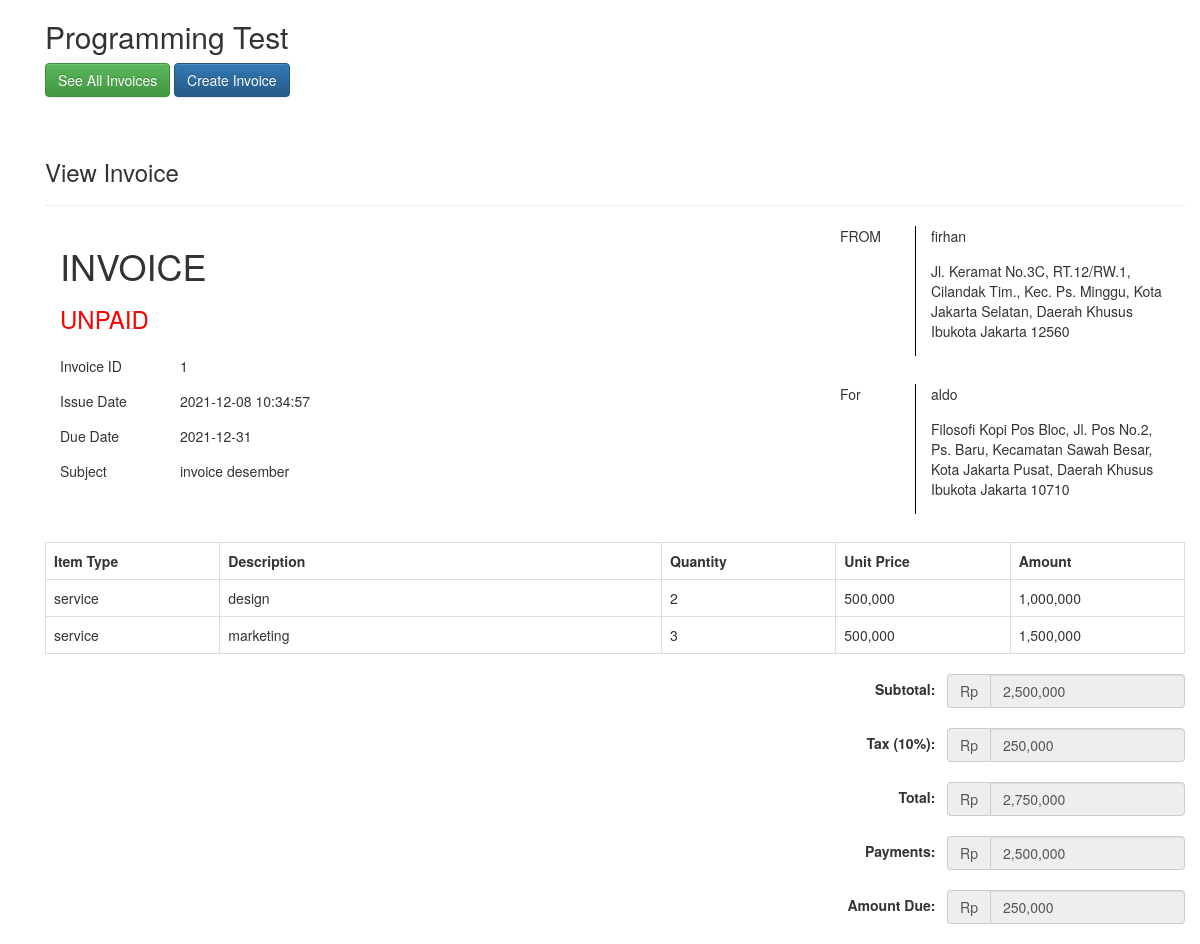
The page /view.php?invoice_id=1 on the database its author committed.
### tables this page shows
CREATE TABLE `invoice` (
  `invoice_id` int(11) NOT NULL,
  `subject` varchar(255) NOT NULL,
  `issue_date` timestamp NOT NULL DEFAULT current_timestamp(),
  `due_date` date NOT NULL
);

CREATE TABLE `invoice_heading` (
  `heading_id` int(11) NOT NULL,
  `invoice_id` int(11) NOT NULL,
  `sender` varchar(150) NOT NULL,
  `sender_address` text NOT NULL,
  `receiver` varchar(150) NOT NULL,
  `receiver_address` text NOT NULL,
  `created_date` timestamp NOT NULL DEFAULT current_timestamp()
);

CREATE TABLE `invoice_amount` (
  `id` int(11) NOT NULL,
  `invoice_id` int(11) NOT NULL,
  `subtotal` int(11) NOT NULL,
  `tax` int(11) NOT NULL,
  `total` int(11) NOT NULL,
  `amount_paid` int(11) NOT NULL,
  `amount_due` int(11) NOT NULL,
  `created_date` timestamp NOT NULL DEFAULT current_timestamp()
);

CREATE TABLE `invoice_item` (
  `item_id` int(11) NOT NULL,
  `invoice_id` int(11) NOT NULL,
  `item_type` varchar(150) NOT NULL,
  `description` text NOT NULL,
  `quantity` int(11) NOT NULL,
  `unit_price` int(11) NOT NULL,
  `created_date` timestamp NOT NULL DEFAULT current_timestamp()
);

### Invoice.php (called while the page is built, shortened)
<?php
class Invoice{
	private $host  = 'localhost';
    private $user  = 'root';
    private $password   = "";
    private $database  = "test_esb";
	private $dbConnect = false;
    public function __construct(){
        if(!$this->dbConnect){
            $conn = new mysqli($this->host, $this->user, $this->password, $this->database);
            if($conn->connect_error){
                die("Error failed to connect to MySQL: " . $conn->connect_error);
            }else{
                $this->dbConnect = $conn;
            }
        }
    }
	private function getData($sqlQuery) {
		$result = mysqli_query($this->dbConnect, $sqlQuery);
		$data= array();
		while ($row = mysqli_fetch_array($result, MYSQLI_ASSOC)) {
			$data[]=$row;
		}
		return $data;
	}
	public function getInvoice($invoice_id){
		$invoice = "
			SELECT i.* , ih.* , ia.* FROM invoice i join invoice_heading ih on i.invoice_id = ih.invoice_id join invoice_amount ia on i.invoice_id = ia.invoice_id WHERE i.invoice_id = '$invoice_id'";
		$result = mysqli_query($this->dbConnect, $invoice);
		$row = mysqli_fetch_array($result, MYSQLI_ASSOC);
		return $row;
	}
	public function getInvoiceItems($invoice_id){
		$sqlQuery = "
			SELECT * FROM invoice_item
			WHERE invoice_id = '$invoice_id'";
		return  $this->getData($sqlQuery);
	}
}
?>

### view.php (the view, shortened to what this page needs)
<?php
include('include/header.php');
include 'Invoice.php';
$invoice = new Invoice();
if(!empty($_GET['invoice_id']) && $_GET['invoice_id']) {
	$invoiceValues = $invoice->getInvoice($_GET['invoice_id']);
	$invoiceItems = $invoice->getInvoiceItems($_GET['invoice_id']);
}
?>
<link href="css/style.css" rel="stylesheet">
<?php include('include/body.php');?>
	<div class="container content-invoice">
	<form action="" id="invoice-form" method="post" class="invoice-form" role="form" novalidate="">
		<div class="load-animate animated fadeInUp">
			<div class="row">
				<?php include('menu.php');?>
			</div>
			<div class="row headerform">
				<div class="col-md-12">
					<h3>View Invoice</h3>
					<hr>
				</div>
			</div>
			<div class="row">
				<div class="col-md-4">
					<div class="col-md-12">
						<h1>INVOICE</h1>
						<?php if($invoiceValues['amount_due'] == 0) {?>
							<h3 class="status">PAID</h3>
						<?php }else{ ?>
							<h3 class="status2">UNPAID</h3>
						<?php } ?>
					</div>
				</div>
				<div class="col-md-4 pull-right">
					<div class="col-md-3">
						<div class="form-group" >
							<p>FROM</p>
						</div>
					</div>
					<div class="col-md-9"  style="border-left: 1px solid black;">
						<div class="form-group">
							<p><?= $invoiceValues['sender']?></p>
						</div>
						<div class="form-group">
							<p><?= $invoiceValues['sender_address']?></p>
						</div>
					</div>
				</div>
			</div>
			<div class="row">
				<div class="col-md-4">
					<div class="col-md-4">
						<div class="form-group">
							<p>Invoice ID</p>
						</div>
						<div class="form-group">
							<p>Issue Date</p>
						</div>
						<div class="form-group">
							<p>Due Date</p>
						</div>
						<div class="form-group">
							<p>Subject</p>
						</div>
					</div>
					<div class="col-md-8">
						<div class="form-group">
							<p><?= $invoiceValues['invoice_id']?></p>
						</div>
						<div class="form-group">
							<p><?= $invoiceValues['issue_date']?></p>
						</div>
						<div class="form-group">
							<p><?= $invoiceValues['due_date']?></p>
						</div>
						<div class="form-group">
							<p><?= $invoiceValues['subject']?></p>
						</div>
					</div>
				</div>
				<div class="col-md-4 pull-right" style="margin-top:2em">
					<div class="col-md-3">
						<div class="form-group" >
							<p>For</p>
						</div>
					</div>
					<div class="col-md-9"  style="border-left: 1px solid black;">
						<div class="form-group">
							<p><?= $invoiceValues['receiver']?></p>
						</div>
						<div class="form-group">
							<p><?= $invoiceValues['receiver_address']?></p>
						</div>
					</div>
				</div>
			</div>
			<div class="row" style="margin-top:2em">
				<div class="col-xs-12 col-sm-12 col-md-12 col-lg-12">
					<table class="table table-bordered table-hover" id="">
						<tr>
							<th width="15%">Item Type</th>
							<th width="38%">Description</th>
							<th width="15%">Quantity</th>
							<th width="15%">Unit Price</th>
							<th width="15%">Amount</th>
						</tr>
						<?php foreach($invoiceItems as $item) {
							$amount = $item['unit_price']*$item['quantity'];
						?>
							<tr>
								<td><?= $item['item_type']?></td>
								<td><?= $item['description']?></td>
								<td><?= $item['quantity']?></td>
								<td><?= number_format($item['unit_price'])?></td>
								<td><?= number_format($amount)?></td>
							</tr>
						<?php } ?>
					</table>
				</div>
			</div>
			<div class="row">
				<div class="col-xs-12 col-sm-4 col-md-4 col-lg-4" style="float:right">
					<span class="form-inline">
						<div class="form-group">
							<label>Subtotal: &nbsp;</label>
							<div class="input-group">
								<div class="input-group-addon currency">Rp</div>
								<input readonly type="text" class="form-control" name="subtotal" id="subTotal" placeholder="Subtotal" value="<?= number_format($invoiceValues['subtotal'])?>">
							</div>
						</div>
						<div class="form-group">
							<label>Tax (10%): &nbsp;</label>
							<div class="input-group">
								<div class="input-group-addon currency">Rp</div>
								<input readonly type="text" class="form-control" name="tax" id="taxAmount" placeholder="Tax Amount" value="<?= number_format($invoiceValues['tax'])?>">
							</div>
						</div>
						<div class="form-group">
							<label>Total: &nbsp;</label>
							<div class="input-group">
								<div class="input-group-addon currency">Rp</div>
								<input readonly type="text" class="form-control" name="total" id="totalAftertax" placeholder="Total" value="<?= number_format($invoiceValues['total'])?>">
							</div>
						</div>
						<div class="form-group">
							<label>Payments: &nbsp;</label>
							<div class="input-group">
								<div class="input-group-addon currency">Rp</div>
								<input readonly type="text" class="form-control" name="amount_paid" id="amountPaid" placeholder="Amount Paid" value="<?= number_format($invoiceValues['amount_paid'])?>">
							</div>
						</div>
						<div class="form-group">
							<label>Amount Due: &nbsp;</label>
							<div class="input-group">
							<div class="input-group">
								<div class="input-group-addon currency">Rp</div>
								<input readonly type="text" class="form-control" name="amount_due" id="amountDue" placeholder="Amount Due" value="<?= number_format($invoiceValues['amount_due'])?>">
							</div>
						</div>
					</span>
				</div>
			</div>
			<div class="clearfix"></div>
		</div>
	</form>
</div>
</div>

### include/header.php (shortened to what this page needs)
<!DOCTYPE html>
<html>
	<head>
		<link rel="stylesheet" href="https://maxcdn.bootstrapcdn.com/bootstrap/3.3.5/css/bootstrap.min.css">
		<link rel="stylesheet" href="https://maxcdn.bootstrapcdn.com/bootstrap/3.3.5/css/bootstrap-theme.min.css">

### include/body.php (shortened to what this page needs)
</head>
<body class="">
	<div class="container" style="min-height:500px;">

### menu.php
<div class="col-xs-8 col-sm-8 col-md-8 col-lg-8">
	<h2 class="title">Programming Test</h2>
	<div>
		<a href="index.php" class="btn btn-success">See All Invoices</a>
		<a href="create.php" class="btn btn-primary">Create Invoice</a>
	</div>
</div>

### css/style.css (style rules this page uses)
.form-inline .form-group { margin-bottom: 20px; float: right; }
.headerform { margin-top: 3em; }
.status2 { color: red; }

### rows shown on the page
invoice: invoice_heading.sender "firhan", invoice_heading.sender_address "Jl. Keramat No.3C, RT.12/RW.1, Cilandak Tim., Kec. Ps. Minggu, Kota Jakarta Selatan, Daerah Khusus Ibukota Jakarta 12560", invoice_amount.invoice_id "1", issue_date "2021-12-08 10:34:57", due_date "2021-12-31", subject "invoice desember", invoice_heading.receiver "aldo", invoice_heading.receiver_address "Filosofi Kopi Pos Bloc, Jl. Pos No.2, Ps. Baru, Kecamatan Sawah Besar, Kota Jakarta Pusat, Daerah Khusus Ibukota Jakarta 10710", subtotal "2,500,000", tax "250,000", total "2,750,000", amount_paid "2,500,000", amount_due "250,000"
invoice_item: item_type "service", description "design", quantity "2", unit_price "500,000", amount "1,000,000"
invoice_item: item_type "service", description "marketing", quantity "3", unit_price "500,000", amount "1,500,000"
